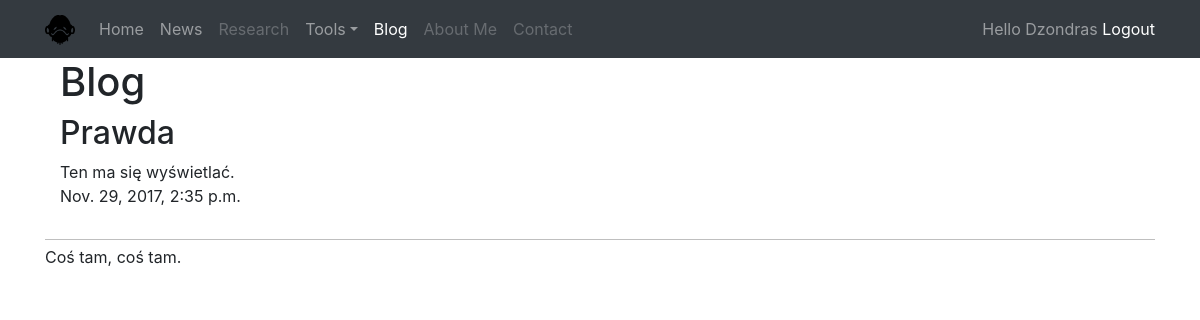
The page /blog/post/1/ (signed in) on the database its author committed.
### blog/models.py (models this page shows, shortened)
class Post(models.Model):
	category = models.ForeignKey(Category, null=True)
	title = models.CharField(max_length=140)
	body = models.TextField()
	date_publish = models.DateTimeField()
	date_create = models.DateTimeField(auto_now_add=True)
	date_update = models.DateTimeField(auto_now=True)
	public = models.BooleanField(default=True)

### blog/views.py (the view)
# urls.py: url(r'^post/(?P<post_id>\d+)/$', views.post_detail_view, name="post_detail_view"),
def post_detail_view(request, post_id):
	context = {
		'object': Post.objects.get(id=post_id),
	}
	return render(request, 'blog/post_detail.html', context)

### blog/templates/blog/post_detail.html (shortened to what this page needs)
{% extends 'myapp/base.html' %}
{% block nav-item-blog %}active{% endblock %}
{% block content %}
<div class="container">
  <div class="row">
    <div class="col-12">
      <h1>Blog</h1>
        <h2>{{ object.title }}</h2>
        <div class="markdown2html">{{ object.body }}</div>
        <p>{{ object.date_publish }}</p>
    </div>
  </div>
</div>
{% endblock %}

### myapp/templates/myapp/base.html (shortened to what this page needs)
{% load static %}
<!DOCTYPE html>
<html lang="en">
  <head>
    <link rel="stylesheet" href="https://maxcdn.bootstrapcdn.com/bootstrap/4.0.0-beta/css/bootstrap.min.css">
  </head>
  <body>
    <nav class="navbar navbar-expand-lg navbar-dark bg-dark">
      <div class="container">
        <a class="navbar-brand" href="https://www.youtube.com/watch?v=dQw4w9WgXcQ"><img src="{% static 'myapp/img/85622-200.png' %}" height="30px"></a>
        <div class="collapse navbar-collapse" id="navbarSupportedContent">
          <ul class="navbar-nav mr-auto">
            <li class="nav-item {% block nav-item-home %}{% endblock %}">
              <a class="nav-link" href="{% url 'myapp:home' %}">Home<span class="sr-only">(current)</span></a>
            </li>
            <li class="nav-item {% block nav-item-news %}{% endblock %}">
              <a class="nav-link" href="{% url 'news:home' %}">News</a>
            </li>
            <li class="nav-item {% block nav-item-research %}{% endblock %}">
              <a class="nav-link disabled" href="/research/">Research</a>
            </li>
            <li class="nav-item dropdown {% block nav-item-tools %}{% endblock %}">
              <a class="nav-link dropdown-toggle" data-toggle="dropdown" role="button" aria-haspopup="true" aria-expanded="false" href="#">Tools</a>
            </li>
            <li class="nav-item {% block nav-item-blog %}{% endblock %}">
              <a class="nav-link disabled" href="{% url 'blog:home' %}">Blog</a>
            </li>
            <li class="nav-item {% block nav-item-about%}{% endblock %}">
              <a class="nav-link disabled" href="{% url 'myapp:about' %}">About Me</a>
            </li>
            <li class="nav-item {% block nav-item-contact %}{% endblock %}">
              <a class="nav-link disabled" href="{% url 'myapp:contact' %}">Contact</a>
            </li>
          </ul>
          <span class="navbar-text">
          {% if request.user.is_authenticated %}
            Hello {{ request.user }}
            <a href="{% url 'myapp:logout' %}">Logout</a>
          {% else %}
            <a href="{% url 'myapp:signup' %}">Sign Up</a>
            <a href="{% url 'myapp:login' %}">Login</a>
          {% endif %}
          </span>
        </div>
      </div>
    </nav>
    <div class="container">
    {% block content %}
    {% endblock %}
    </div>
 <div class="container">
      <footer>
        <p style= "text-align:left; border-top: 1px solid #bfbfbf; padding-top: 5px; margin-top: 15px;"> Coś tam, coś tam.</p>
      </footer>
    </div>
  </body>
</html>

### myapp/templates/myapp/base.html (style rules this page uses)
.nav-link { color: black; }

### rows shown on the page
Post: title "Prawda", body "Ten ma się wyświetlać.", date_publish "Nov. 29, 2017, 2:35 p.m."

### other values the page prints
{{ request.user }} "Dzondras"
